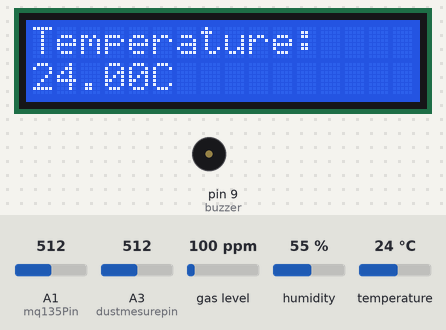
Bench run of a sketch on a simulated Arduino Uno, built with avr-gcc and run on an emulated ATmega328P. Shown: 16×2 character LCD, buzzer (waves = sounding). Inputs (shaded band) come from the test bench; at power-on: humidity 55 %, A1 (mq135Pin) = 512, A3 (dustmesurepin) = 512, gas level 100 ppm, temperature 24 °C. What the sketch prints to the serial monitor is not drawn.

Above: at 3.2 s.
3.3 s: humidity set to 59 %
At 7.0 s:
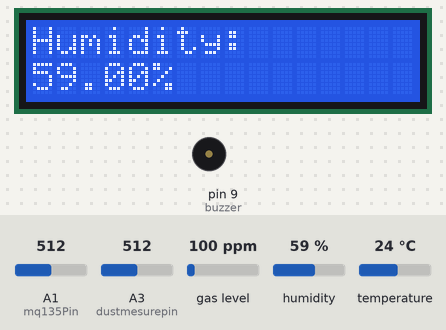
7.6 s: humidity set to 62 %
At 10.9 s:
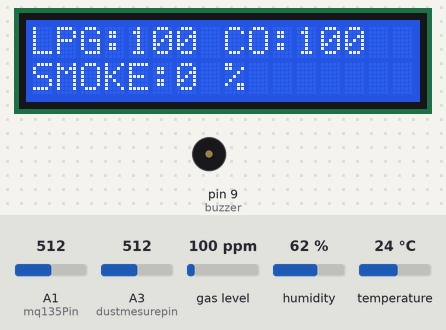
Timing chart, 0 to 15.7 s (numbered marks = the images above; inputs shaded):
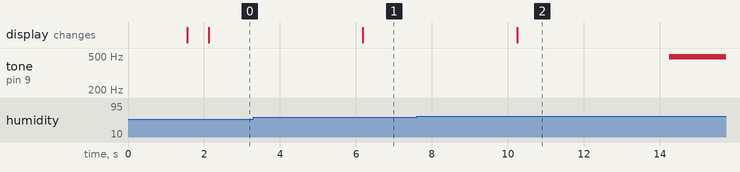

Measured:
- the behaviour switches between 60 and 61 % on humidity (found by bisection; images 1 and 2)
- after the input at 3.3 s, the display: changes after 2.9 s (image 1)

The sketch:

Air-Quality.ino
```cpp
#include <MQ135.h>

#include <MQ2.h>
#include <DHT.h>
#include <DHT_U.h>

#include <Wire.h>
#include <LiquidCrystal_I2C.h>

// time in ms to print the data to the serial
unsigned long time1 = 0;

// dust sensor
// the measure pin of the dust sensor
int dustmesurepin = A3;
// the led pin of the dust sensor
int ledpower = 3;
// declare the volt
float vomesure;
float calcvoltage;
// declare the dust value
float dust;


// set buzzer pin
int buzzer = 9;

// Define the analog pin for the MQ135 sensor
const int mq135Pin = A1;
MQ135 mq135_sensor(mq135Pin);
#define co2Zero     20
float co2lvl;

// the AQi
float sensorvalue;


// Define the type of the DHT sensor
#define Type DHT11
// initialize the sense pin
int sensPin = 2;
// tell the dht library the sensepin and the type of the sensor
DHT HT(sensPin, Type);
// declare the temp and humid variables
float tempc;
float humid;

// Set the I2C address (check your module documentation)
#define I2C_ADDR 0x27

// Set the LCD dimensions (usually 16x2)
#define LCD_COLS 16
#define LCD_ROWS 2

// seth the analog pin for the gas sensor
int Analog_Input = A0;
// declare the gases
int lpg, co, smoke;

// start the mq2 sensor
MQ2 mq2(Analog_Input);

// start the lcd screen
LiquidCrystal_I2C lcd(I2C_ADDR, LCD_COLS, LCD_ROWS);

void setup() {

  // set the pin mode of the buzzer
  pinMode(buzzer, OUTPUT);

  Serial.begin(9600);  // Initialize serial communication for debugging
  // delay so that the serial doesn't print random numbers
  delay(1500);
  // print the columns names that will be written in the csv file
  // Serial.println("Date&Time, Temperature, Humidity, LPG, CO, Smoke, AQI, Dust");
  // set the time between each reading
  time1 = millis();


  lcd.begin(LCD_COLS, LCD_ROWS);  // Initialize the LCD with the specified columns and rows
  lcd.backlight();  // Turn on the backlight

  // set the pin of the mq135 sensor to input
  pinMode(mq135Pin, INPUT);

  // tell the dht lib to begin
  HT.begin();

  // begin the mq2
  mq2.begin();
}

void loop() {
  // Read from the dht sensor the temp and humid
  tempc = HT.readTemperature();
  humid = HT.readHumidity();
  sensorvalue = analogRead(mq135Pin);

  float* values= mq2.read(false); //set it false if you don't want to print the values in the Serial
  //lpg = values[0];
  lpg = mq2.readLPG();
  //co = values[1];
  co = mq2.readCO();
  //smoke = values[2];
  smoke = mq2.readSmoke();

  // THE DUST SENSOR
  // turn of the led of the dust led sensor
  digitalWrite(ledpower, LOW);
  // delay for the sensor to measure the particles in the air
  delayMicroseconds(280);
  //delta time 40 sleep time 9680
  // read the voltage outputed from the sensor
  vomesure = analogRead(dustmesurepin);
  delayMicroseconds(40);
  // turn on the led
  digitalWrite(ledpower, HIGH);
  delayMicroseconds(9680);
  // convert the value from voltage to analog
  calcvoltage = vomesure * (5.0 / 1024.0);
  // the eq of the dust
  dust = 170 * calcvoltage - 0.1;
  // float rzero = mq135_sensor.getRZero();
  // print to the serial that saves the readings to the gile evrey 1s but it will be longer becuase of the delay of the previous code
  if((unsigned long)millis() - time1 > 1000)
  {
    // print coma for the formatting of the csv file
    Serial.print(",");
    // print to the serial the value of temperature
    Serial.print(tempc);
    Serial.print(",");
    // the humidity
    Serial.print(humid);
    Serial.print(",");
    // the gases lpg, co, smoke
    Serial.print(lpg);
    Serial.print(",");
    Serial.print(co);
    Serial.print(",");
    Serial.print(smoke);
    Serial.print(",");
    // the AQI
    Serial.print(sensorvalue);
    Serial.print(",");
    // the dust but print it in a new line so that the next reading is written on the next row
    Serial.println(dust);
    // reset the time
    time1 = millis();
  }
  // float correctedRZero = mq135_sensor.getCorrectedRZero(tempc, humid);
  // float resistance = mq135_sensor.getResistance();
  // float ppm = mq135_sensor.getPPM();
  // float correctedPPM = mq135_sensor.getCorrectedPPM(tempc, humid);

  // Serial.print("MQ135 RZero: ");
  // Serial.print(rzero);
  // Serial.print("\t Corrected RZero: ");
  // Serial.print(correctedRZero);
  // Serial.print("\t Resistance: ");
  // Serial.print(resistance);
  // Serial.print("\t PPM: ");
  // Serial.print(ppm);
  // Serial.print("\t Corrected PPM: ");
  // Serial.print(correctedPPM);
  // Serial.println("ppm");

  // int co2now[10];                               //int array for co2 readings
  // int co2raw = 0;                               //int for raw value of co2
  // int co2ppm = 0;                               //int for calculated ppm
  // int zzz = 0;                                  //int for averaging

  // for (int x = 0;x<10;x++)  //samplpe co2 10x over 2 seconds
  // {
  //   co2now[x]=analogRead(A1);
  //   delay(200);
  // }

  // for (int x = 0;x<10;x++)  //add samples together
  // {
  //   zzz=zzz + co2now[x];
  // }

  // co2raw = zzz/10;                            //divide samples by 10
  // co2ppm = co2raw - co2Zero;                 //get calculated ppm

  // Serial.print("AirQuality=");
  // Serial.print(co2raw);  // prints the value read
  // Serial.println(" PPM");
  // delay(50);

  // get the output value of the mq135 sensor

  // co2lvl = sensorvalue - 120;
  // co2lvl = map(co2lvl, 0, 1024, 400, 5000);
  // Serial.println("co2 level:");
  // Serial.println(co2lvl);

  // Serial.println(sensorvalue);

  // set tthe cursor of the lcd to the first pixel of the screen
  lcd.setCursor(0, 0);
  // print to the lcd screen
  lcd.print("Temperature: ");

  // go to the next row of the screen
  lcd.setCursor(0, 1);
  // lcd.print("   ");
  // lcd.setCursor(0, 1);
  // print the value of the tempreature
  lcd.print(tempc);
  // print "C" like "temp: 20C"
  lcd.print("C  ");
  // keep displaying this for 4s
  delay(4000);
  // reset the position of writing to the start of the screen
  lcd.setCursor(0, 0);
  // clear the previous writings
  lcd.print("             ");
  // reset the position again
  lcd.setCursor(0, 0);
  // write the humidity
  lcd.print("Humidity: ");
  lcd.setCursor(0, 1);
  lcd.print("            ");
  lcd.setCursor(0, 1);
  humid = HT.readHumidity();
  lcd.print(humid);
  lcd.print("%");


  // if the humidity is more than 80% turn on the buzzer
  if (humid > 60.00){
  // turn on the buzzer with value of 10
  analogWrite(buzzer, 10);
  // keep the buzzer running for 3s
  delay(3000);
  // turn off the buzzer
  analogWrite(buzzer, 0);
  // set cursor of the lcd screen to the start and notify the user
  lcd.setCursor(0, 0);
  lcd.print("Humidity is high");
  }
  // if tempreature is more than 40C trun on the alarm
  if (tempc > 40.00){
  // keep the buzzer working for 3s
  analogWrite(buzzer, 10);
  delay(3000);
  // turn it off
  analogWrite(buzzer, 0);
  // alert the user
  lcd.setCursor(0, 0);
  lcd.print("Temp is high");
  }

  delay(4000);  // Wait for a moment to make the display readable

  // clear the screen and print the values of lpg co and smoke
  lcd.setCursor(0,0);
  lcd.print("                ");
  lcd.setCursor(0,0);
  lcd.print("LPG:");
  lcd.print(lpg);
  lcd.print(" CO:");
  lcd.print(co);
  lcd.setCursor(0,1);
  lcd.print("                  ");
  lcd.setCursor(0,1);
  lcd.print("SMOKE:");
  lcd.print((smoke*100)/1000000);
  lcd.print(" %");
  // keep them displayed for 4s
  delay(4000);

  // if any of the gases if detected alert the user
  if (lpg > 5.00 || lpg < 0.00){
    analogWrite(buzzer, 10);
    delay(3000);
    analogWrite(buzzer, 0);
    lcd.setCursor(0, 0);
    lcd.print("                 ");
    lcd.setCursor(0, 0);
    lcd.print("gas is high");
  }
  if (co > 10.00 || co < -10.00){
    analogWrite(buzzer, 10);
    delay(3000);
    analogWrite(buzzer, 0);
    lcd.setCursor(0, 0);
    lcd.print("                 ");
    lcd.setCursor(0, 1);
    lcd.print("         ");
    lcd.setCursor(0, 0);
    lcd.print("gas is high");
    delay(5000);

  }
  if ((smoke*100)/1000000 > 10.00 || (smoke*100)/1000000 < -10.00){
    analogWrite(buzzer, 15);
    lcd.setCursor(0, 0);
    delay(4000);
    analogWrite(buzzer, 0);
    lcd.setCursor(0, 0);
    lcd.print("                 ");
    lcd.setCursor(0, 1);
    lcd.print("         ");
    lcd.setCursor(0, 0);
    lcd.print("smoke is high");
    delay(5000);
  }

  // set the cursor back and print the aqi
  lcd.setCursor(0, 0);
  lcd.print("               ");
  lcd.setCursor(0, 0);
  lcd.print("Air quality:");
  lcd.print(sensorvalue);
  lcd.print("             ");
  lcd.setCursor(0, 1);
  lcd.print("          ");

  // if the aqi is more than 30 and less than 60 then the air quality is moderate
  if (sensorvalue > 100.00 && sensorvalue <= 150.00){
    lcd.setCursor(0, 1);
    lcd.print("Moderate");
    // alert the user for 3s
    analogWrite(buzzer, 5);
    delay(3000);
    analogWrite(buzzer, 0);
  } else if (sensorvalue > 150.00){
    // if the value is more than 60 then the air quality is bad and aleart the user
    lcd.setCursor(0, 1);
    lcd.print("Bad!!");
    // increase the sound of the buzzer than the moderate aqi alarm
    analogWrite(buzzer, 10);
    delay(4000);
    analogWrite(buzzer, 0);
  } else if (sensorvalue <= 100.00 && sensorvalue > 0.00){
    // if the value is less than 30 then the air is good
    lcd.setCursor(0, 1);
    lcd.print("Good!!");
  }
  // keep the readings displayed for 4s
  delay(4000);
  // set the cursor back and clear the screen
  lcd.setCursor(0, 0);
  lcd.print("                 ");

  // print the dust value to the screen
  lcd.setCursor(0, 0);
  lcd.print("             ");
  lcd.setCursor(0, 0);
  lcd.print("Dust: ");
  lcd.print(dust);
  lcd.setCursor(0, 1);
  lcd.print("                 ");
  lcd.setCursor(0, 1);
  // the values sheet of the sensor
  if (dust <= 50.00){
    lcd.print("Excelent");
  } else if (dust >= 51.00 && dust <= 100.00){
    lcd.print("Average");
  } else if (dust >= 101.00 && dust <= 150.00){
    lcd.print("Light");
  } else if (dust >= 151.00 && dust <= 200.00){
    lcd.print("Moderate");
  } else if (dust >= 201.00 && dust <= 300.00){
    lcd.print("Heavy!!");
    analogWrite(buzzer, 10);
    delay(4000);
    analogWrite(buzzer, 0);
  } else if (dust > 300.00){
    lcd.print("Serious!!");
    analogWrite(buzzer, 15);
    delay(4000);
    analogWrite(buzzer, 0);
  }
  delay(4000);


}
```
